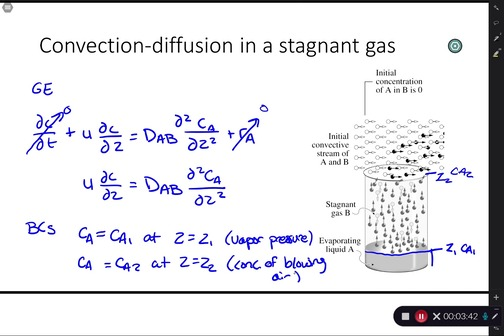
#> input picture images/original.jpg, 504 x 336 px; its folder holds only this picture in this run
$ python -i test.py   (imports and definitions only)
#> lines starting #> are read from the running program, lines starting #| are printed output that depends on the picture; after the words box and inside, x2 and y2 are one past the last pixel; in counts of white or black regions, pixels touching at a corner belong together
import cv2
import numpy as np
import os
import re

def extract_number(filename):
    match = re.search(r'\d+', filename)  # Find first number in the filename
    return int(match.group()) if match else float('inf')  # Convert to int for sorting


def bgremove1(myimage):
#> called with myimage = 'images/original.jpg'
    myimage =cv2.imread(myimage)
#> myimage is the input picture: shape (336, 504, 3); mean B, G, R 234.2, 230.5, 230.7
    # Blur to image to reduce noise
    myimage = cv2.GaussianBlur(myimage,(5,5), 0)
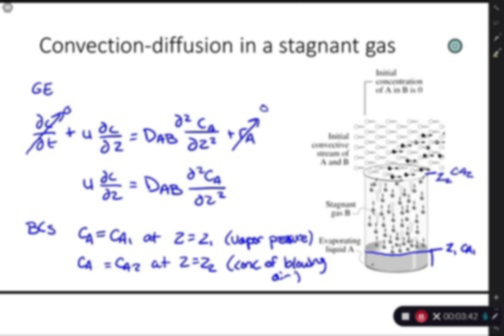
#> myimage: shape (336, 504, 3); mean B, G, R 234.3, 230.6, 230.8

    # We bin the pixels. Result will be a value 1..5
    bins=np.array([0,51,102,153,204,255])
    myimage[:,:,:] = np.digitize(myimage[:,:,:],bins,right=True)*51
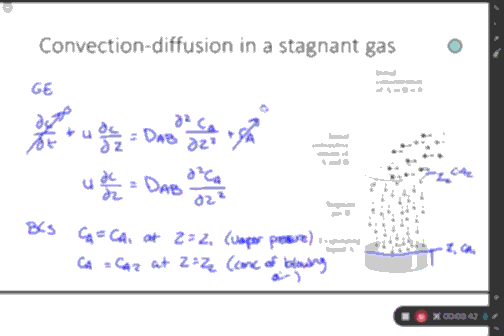
#> myimage: shape (336, 504, 3); mean B, G, R 240.4, 237.1, 237.2

    # Create single channel greyscale for thresholding
    myimage_grey = cv2.cvtColor(myimage, cv2.COLOR_BGR2GRAY)
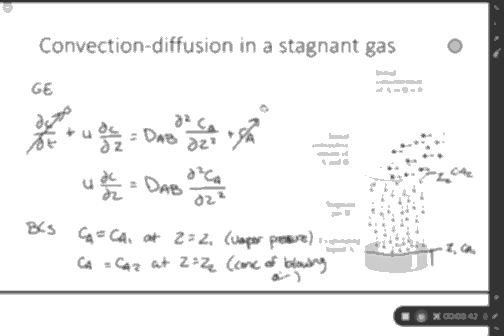
#> myimage_grey: shape (336, 504); min 51, max 255, mean 237.5

    # Perform Otsu thresholding and extract the background.
    # We use Binary Threshold as we want to create an all white background
    ret,background = cv2.threshold(myimage_grey,0,255,cv2.THRESH_BINARY+cv2.THRESH_OTSU)
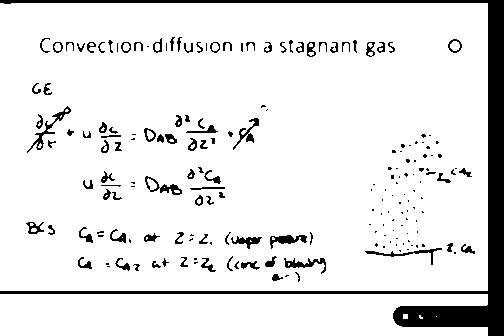
#> background: shape (336, 504); 90.4% white; 189 black regions (95 under 20 px), largest, box (x1, y1, x2, y2) and area: (0, 0, 504, 336) 10220, (27, 106, 71, 153) 275, (270, 235, 307, 249) 232
#> ret = 174

    # Convert mask to 3-channel image and set background to neon green
    background = np.zeros_like(myimage)
    background[:, :] = (0, 230, 0)  # Neon green background
    background[ret == 0] = (0, 230, 0)  # Ensure background is set
    # # Convert black and white back into 3 channel greyscale
    # background = cv2.cvtColor(background, cv2.COLOR_GRAY2BGR)
    # cv2.imwrite("method1_background_image.png",background)

    # Perform Otsu thresholding and extract the foreground.
    # We use TOZERO_INV as we want to keep some details of the foregorund
    ret,foreground = cv2.threshold(myimage_grey,0,255,cv2.THRESH_TOZERO_INV+cv2.THRESH_OTSU)  #Currently foreground is only a mask
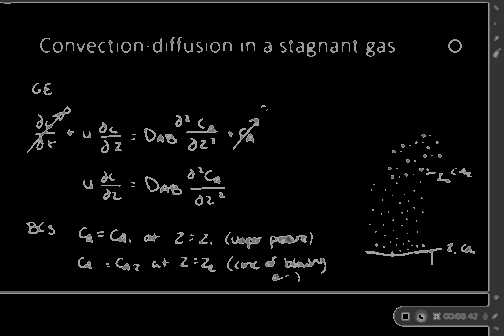
#> foreground: shape (336, 504); min 0, max 174, mean 10
    foreground = cv2.bitwise_and(myimage,myimage, mask=foreground)  # Update foreground with bitwise_and to extract real foreground
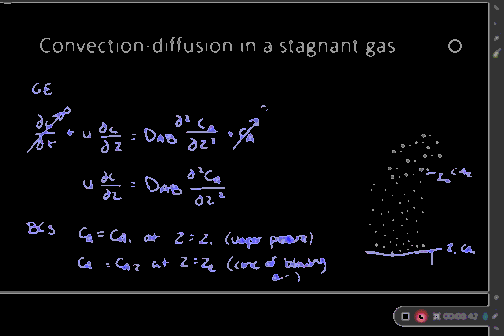
#> foreground: shape (336, 504, 3); mean B, G, R 11.8, 9.7, 9.8
    cv2.imwrite("method1_foreground_image.png",foreground)

    # Combine the background and foreground to obtain our final image
    finalimage = background+foreground
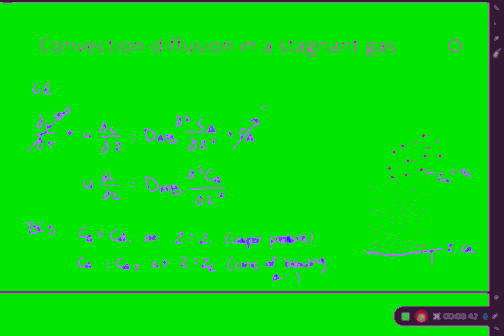
#> finalimage: shape (336, 504, 3); mean B, G, R 11.8, 215.2, 9.8


    cv2.imwrite("output0/method1_" + str(myimage) + ".png",finalimage)

    return finalimage


# file_name = 'out_directory1/scene_540.jpg'
# directory_name = os.fsencode('out_directory0')
directory = 'out_directory0'
# [1 line that did not run here, left out]
# [6 lines not run here, left out]

# loop through all images in the directory


# src = cv2.imread(file_name)

# # cv2.imshow("image", new_img)
# cv2.waitKey()


## some results
# 02:12 2 mins 12 seconds
# for 614 images
# 9 min 51 second video

>>> result = bgremove1('images/original.jpg')
